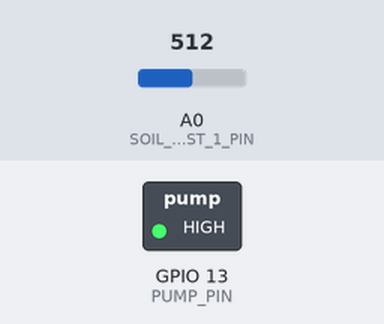
The sketch below on a simulated ESP8266 (NodeMCU). Shown: switched loads named in the sketch (green lamp = pin HIGH). The inputs (shaded band) are chosen by the test bench; at power-on: A0 (SOIL_MOIST_1_PIN) = 512. WiFi joins after 1.5 s; servers stay silent unless stated.

Above: at 0.1 s.
At 62.1 s:
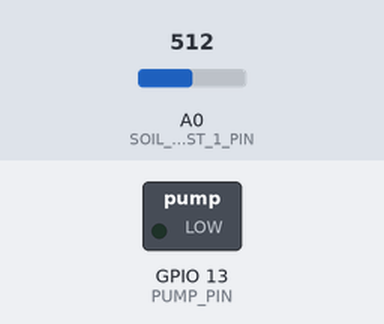
Timing chart, 0 to 123.5 s (numbered marks = the images above):
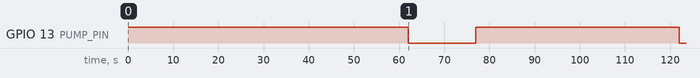

Measured:
- by itself, GPIO 13 (PUMP_PIN): HIGH → LOW at 62.0 s, → HIGH 15.0 s later, → LOW 45.0 s later

The sketch:

soilmoist.ino
```cpp
#define BLYNK_PRINT Serial
#include <ESP8266WiFi.h>
#include <BlynkSimpleEsp8266.h>
#include <SimpleTimer.h>

WidgetLED PUMP(V0);

#define SOIL_MOIST_1_PIN A0 // pin A0 with A0
#define PUMP_PIN 13   // PUMP RELAY
#define DRY_SOIL      68
#define WET_SOIL      90
#define TIME_PUMP_ON  15
#define READ_SOIL_HUM_TM  10L
#define SEND_UP_DATA_TM   10L
#define AUTO_CTRL_TM      60L

char auth[] = "token blynk";
char ssid[] = "wifi name";
char pass[] = "wifi pass";

 int soilMoist = 0;
 int timePumpOn = 1;
 boolean pumpStatus = 0;
 long sampleTimingSeconds = 20;
 long startTiming = 0;
 long elapsedTime = 0;
 SimpleTimer timer;

void setup() {
  pinMode(PUMP_PIN, OUTPUT);
  aplyCmd();
  Serial.begin(115200);
  Blynk.begin( auth, ssid , pass );
  PUMP.off();
  startTimers();
}
void loop() {
  timer.run();
  Blynk.run();
}
BLYNK_WRITE(3)
{
  int i = param.asInt();
  if (i == 1)
  {
    pumpStatus = !pumpStatus;
    aplyCmd();
  }
}
void getSoilMoist(void)
{
  int i = 0;
  soilMoist = 0;
  for (i = 0; i < 10; i++)  //
  {
    soilMoist += analogRead(SOIL_MOIST_1_PIN);
    delay(20);
  }
  soilMoist = soilMoist / (i);
  soilMoist = map(soilMoist, 1023, 0, 0, 100);

}

void aplyCmd()
{
  if (pumpStatus == 1)
  {
    Blynk.notify("pump ON");
    digitalWrite(PUMP_PIN, LOW);
    PUMP.on();
  }

  else {
    digitalWrite(PUMP_PIN, HIGH);
    PUMP.off();
  }
}
void autoControlPlantation(void)
{
  if (soilMoist < DRY_SOIL)
  {
    turnPumpOn();
  }
}
void turnPumpOn()
{
  pumpStatus = 1;
  aplyCmd();
  delay (TIME_PUMP_ON * 1000);
  pumpStatus = 0;
  aplyCmd();
}
void startTimers(void)
{
  timer.setInterval(READ_SOIL_HUM_TM * 1000, getSoilMoist);
  timer.setInterval(SEND_UP_DATA_TM * 1000, sendUptime);
  timer.setInterval(AUTO_CTRL_TM * 1000, autoControlPlantation);
}
void sendUptime()
{

  Blynk.virtualWrite(V1, soilMoist);
}
```
